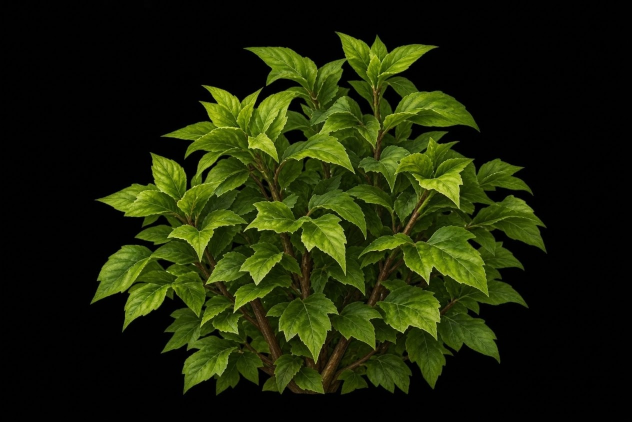
#> input picture minecraft/bush-reference/bush.jpg, 1264 x 843 px, found by its file name (shown at 1/2 size)
$ python prepare_bush.py
#> lines starting #> are read from the running program, lines starting #| are printed output that depends on the picture
#!/usr/bin/env python3
"""Extract the supplied photo for the ordinary vanilla Bedrock bush block.

Run from the repository root. Requires Pillow and numpy. The black JPEG
background is keyed approximately; the bush item and other bushes are unchanged.
"""
from pathlib import Path
import numpy as np
from PIL import Image, ImageOps

SOURCE = Path('minecraft/bush-reference/bush.jpg')
OUTPUT = Path('minecraft/realistic-dirt/textures/blocks/bush.png')
SIZE = 512
MAX_HEIGHT = 384  # vanilla bush texture occupies roughly 12/16 of a block


def prepare():
    with Image.open(SOURCE) as source:
#> source is the input picture: PIL image 1264x843 RGB; mean R, G, B 27.1, 34.2, 7
        image = ImageOps.exif_transpose(source).convert('RGB')
        if image.size != (1264, 843):
            raise ValueError('Expected the supplied 1264x843 JPG')
        rgb = np.asarray(image, dtype=np.float32)
    # Dark JPG background is not transparency; use a soft brightness key.
    alpha = np.clip((rgb.max(axis=2) - 5.0) / 24.0, 0.0, 1.0)
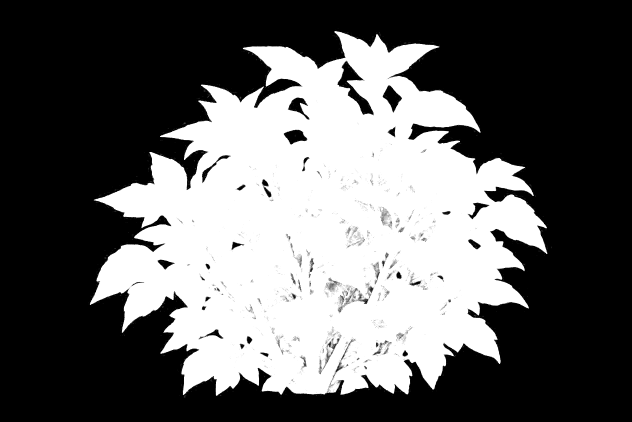
#> alpha: shape (843, 1264) float32 (shown at 1/2 size); min 0, max 1, mean 0.383
    color = np.clip(rgb / np.maximum(alpha[..., None], 1.0/255.0), 0, 255)
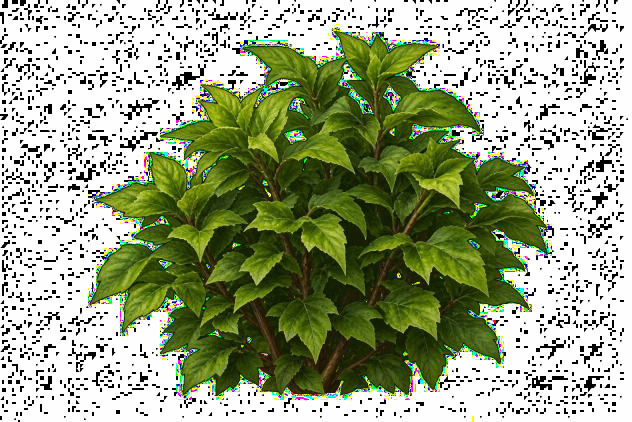
#> color: shape (843, 1264, 3) float32 (shown at 1/2 size); mean R, G, B 156.6, 166.2, 135.7
    rgba = np.dstack((np.rint(color).astype(np.uint8), np.rint(alpha*255).astype(np.uint8)))
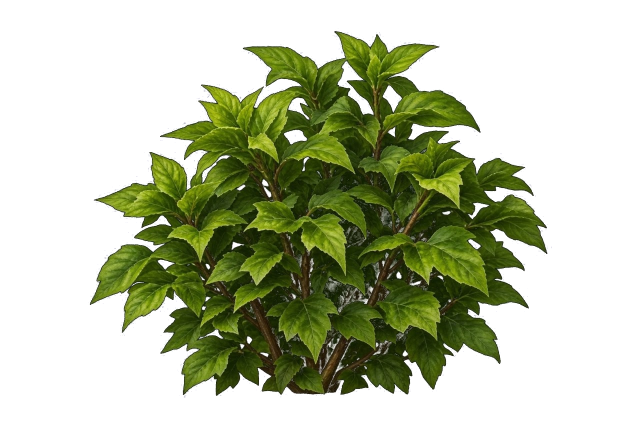
#> rgba: shape (843, 1264, 4) (shown at 1/2 size); mean R, G, B, A 156.3, 165.8, 135.4, 97.7; transparent parts drawn white
    rgba[rgba[..., 3] == 0, :3] = 0
    plant = Image.fromarray(rgba)
    bbox = plant.getchannel('A').point(lambda v: 255 if v >= 96 else 0).getbbox()
#> bbox = (180, 62, 1095, 792)
    if bbox is None:
        raise ValueError('No bush found')
    x0, y0, x1, y1 = bbox
#> x0 = 180; y0 = 62; x1 = 1095; y1 = 792
    plant = plant.crop((max(0, x0-2), max(0, y0-2), min(plant.width, x1+2), min(plant.height, y1+2)))
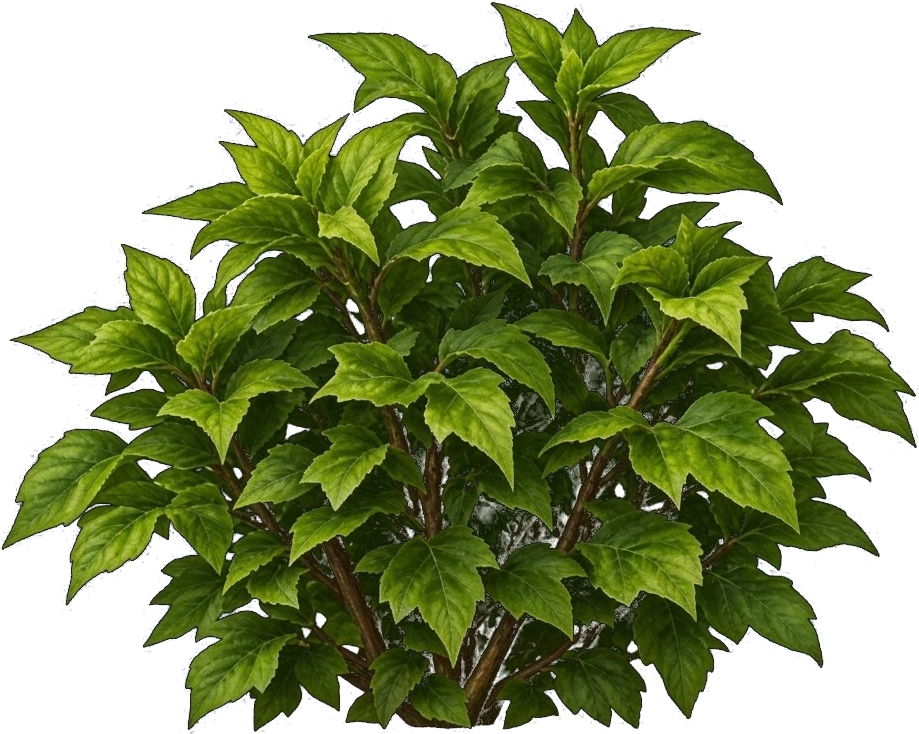
#> plant: PIL image 919x734 RGBA; mean R, G, B, A 42.6, 54.4, 10.8, 154.4; transparent parts drawn white
    plant.thumbnail((SIZE-8, MAX_HEIGHT), Image.Resampling.LANCZOS)
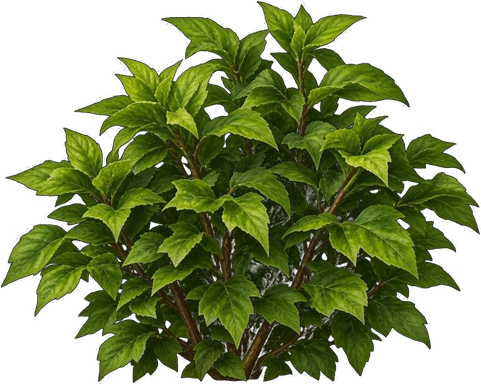
#> plant: PIL image 481x384 RGBA; mean R, G, B, A 43.3, 54.9, 12, 154.2; transparent parts drawn white
    canvas = Image.new('RGBA', (SIZE, SIZE), (0, 0, 0, 0))
#> canvas: PIL image 512x512 RGBA; every value is 0
    bottom = plant.getchannel('A').getbbox()[3]
#> bottom = 384
    canvas.paste(plant, ((SIZE-plant.width)//2, SIZE-bottom))
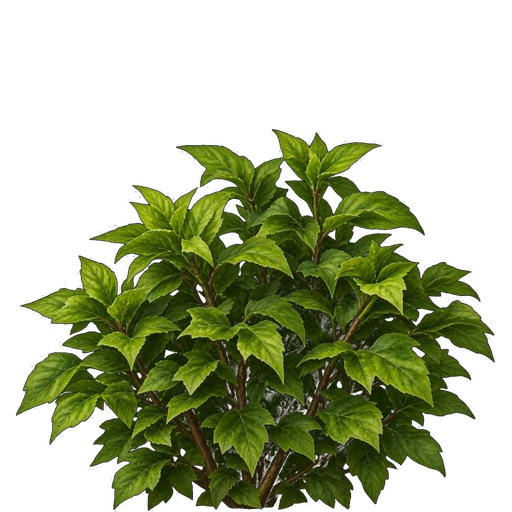
#> canvas: PIL image 512x512 RGBA; mean R, G, B, A 30.5, 38.7, 8.4, 108.7; transparent parts drawn white
    return canvas


def main():
    OUTPUT.parent.mkdir(parents=True, exist_ok=True)
    prepare().save(OUTPUT, optimize=True)
    print(f'Prepared ordinary bush texture: {OUTPUT}')


if __name__ == '__main__':
    main()
